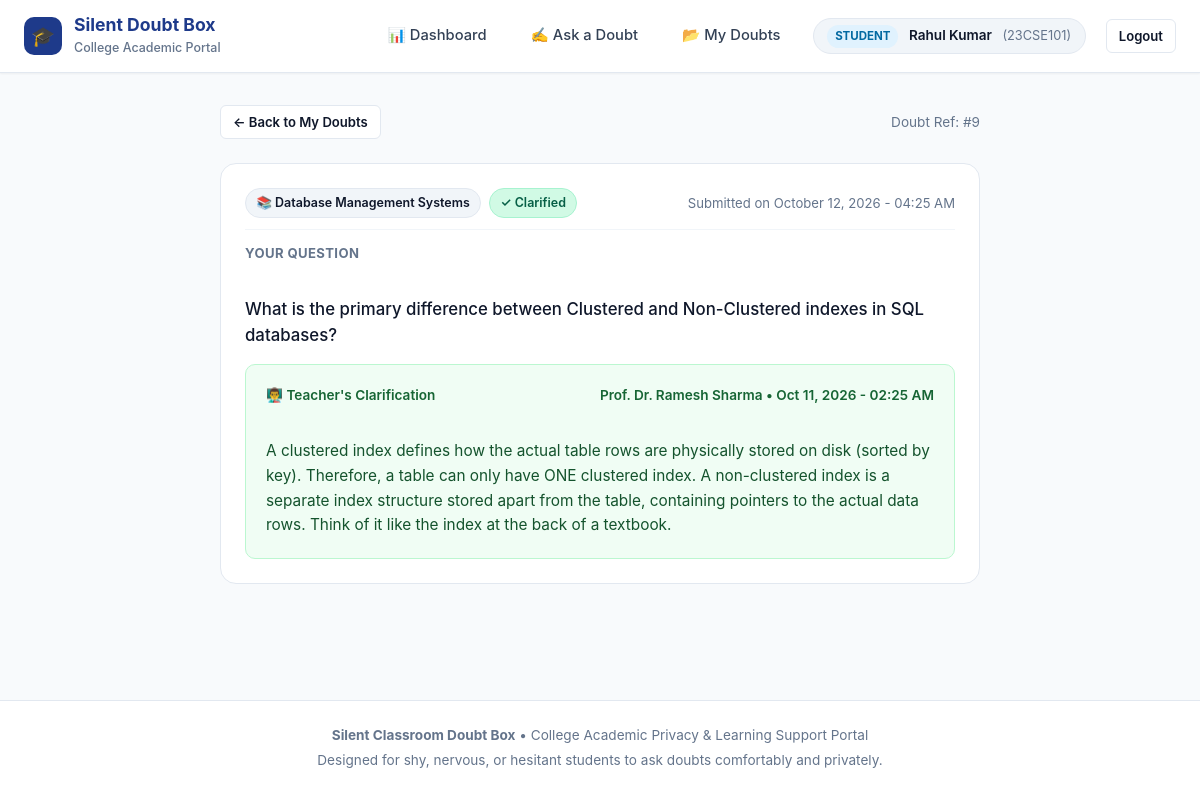
The page /student/doubt/9/ (signed in) on the database its author committed.
### core/models.py (models this page shows, shortened)
class User(AbstractUser):
    ROLE_CHOICES = (
        ('STUDENT', 'Student'),
        ('TEACHER', 'Teacher'),
    )
    role = models.CharField(max_length=10, choices=ROLE_CHOICES)
    name = models.CharField(max_length=150, help_text="Full Name of Student or Teacher")
    register_number = models.CharField(
        max_length=50,
        unique=True,
        null=True,
        blank=True,
        help_text="College Register Number (e.g., 23CSE101)"
    )
    teacher_id = models.CharField(
        max_length=50,
        unique=True,
        null=True,
        blank=True,
        help_text="Faculty / Teacher ID (e.g., T101)"
    )
    created_at = models.DateTimeField(auto_now_add=True)
    @property
    def is_student(self):
        return self.role == 'STUDENT'

class Doubt(models.Model):
    STATUS_CHOICES = (
        ('PENDING', 'Pending'),
        ('CLARIFIED', 'Clarified'),
    )
    student = models.ForeignKey(
        User,
        on_delete=models.CASCADE,
        related_name='submitted_doubts',
        limit_choices_to={'role': 'STUDENT'}
    )
    subject = models.ForeignKey(
        Subject,
        on_delete=models.CASCADE,
        related_name='doubts'
    )
    question = models.TextField(help_text="Student's private doubt/question")
    status = models.CharField(
        max_length=15,
        choices=STATUS_CHOICES,
        default='PENDING'
    )
    teacher_answer = models.TextField(blank=True, null=True, help_text="Answer submitted by the teacher")
    answered_by = models.ForeignKey(
        User,
        on_delete=models.SET_NULL,
        null=True,
        blank=True,
        related_name='clarified_doubts',
        limit_choices_to={'role': 'TEACHER'}
    )
    created_at = models.DateTimeField(auto_now_add=True)
    answered_at = models.DateTimeField(null=True, blank=True)
    class Meta:
        ordering = ['-created_at']
        verbose_name = 'Doubt'
        verbose_name_plural = 'Doubts'

class Subject(models.Model):
    name = models.CharField(max_length=120, unique=True)
    code = models.CharField(max_length=30, blank=True, null=True)
    description = models.TextField(blank=True, null=True)
    created_at = models.DateTimeField(auto_now_add=True)
    class Meta:
        ordering = ['name']
        verbose_name = 'Subject'
        verbose_name_plural = 'Subjects'

### core/views.py (the view)
# urls.py: path('student/doubt/<int:doubt_id>/', views.student_doubt_detail_view, name='student_doubt_detail'),
@student_required
def student_doubt_detail_view(request, doubt_id):
    doubt = get_object_or_404(Doubt, id=doubt_id)
    if doubt.student != request.user:
        raise PermissionDenied("Privacy Violation: You are not authorized to view another student's doubt.")
    context = {
        'doubt': doubt,
        'student': request.user,
    }
    return render(request, 'student/doubt_detail.html', context)

### templates/student/doubt_detail.html (shortened to what this page needs)
{% extends 'base.html' %}
{% block content %}
<div class="container-narrow">
  <div style="margin-bottom: 1.5rem; display: flex; align-items: center; justify-content: space-between;">
    <a href="{% url 'student_my_doubts' %}" class="btn btn-secondary btn-sm">
      &larr; Back to My Doubts
    </a>
    <span style="font-size: 0.85rem; color: var(--text-muted);">
      Doubt Ref: #{{ doubt.id }}
    </span>
  </div>
  <div class="doubt-card">
    <div class="doubt-card-meta">
      <div class="doubt-card-tags">
        <span class="badge badge-subject">📚 {{ doubt.subject.name }}</span>
        {% if doubt.status == 'CLARIFIED' %}
          <span class="badge badge-clarified">✓ Clarified</span>
        {% else %}
          <span class="badge badge-pending">⏳ Pending Review</span>
        {% endif %}
      </div>
      <div class="doubt-card-time">
        Submitted on {{ doubt.created_at|date:"F d, Y - h:i A" }}
      </div>
    </div>
    <div class="doubt-question-box">
      <div class="doubt-question-title">Your Question</div>
      <div class="doubt-question-text">
        {{ doubt.question }}
      </div>
    </div>
    {% if doubt.status == 'CLARIFIED' %}
      <div class="doubt-answer-box">
        <div class="doubt-answer-header">
          <span>👨‍🏫 Teacher's Clarification</span>
          <span>
            Prof. {{ doubt.answered_by.name }}
            {% if doubt.answered_at %}
              &bull; {{ doubt.answered_at|date:"M d, Y - h:i A" }}
            {% endif %}
          </span>
        </div>
        <div class="doubt-answer-text">
          {{ doubt.teacher_answer }}
        </div>
      </div>
    {% endif %}
  </div>
</div>
{% endblock %}

### templates/base.html (shortened to what this page needs)
{% load static %}
<!DOCTYPE html>
<html lang="en">
<head>
  <link rel="stylesheet" href="{% static 'css/style.css' %}">
</head>
<body>
  <div class="app-container">
    <header class="navbar">
      <div class="navbar-inner">
        <a href="{% url 'landing' %}" class="brand-link">
          <div class="brand-logo-icon">🎓</div>
          <div class="brand-text">
            <h1>Silent Doubt Box</h1>
            <span>College Academic Portal</span>
          </div>
        </a>
        <nav>
          <ul class="nav-links">
            {% if request.user.is_authenticated %}
              {% if request.user.is_student %}
                <li><a href="{% url 'student_dashboard' %}" class="nav-link {% if request.resolver_match.url_name == 'student_dashboard' %}active{% endif %}">📊 Dashboard</a></li>
                <li><a href="{% url 'ask_doubt' %}" class="nav-link {% if request.resolver_match.url_name == 'ask_doubt' %}active{% endif %}">✍️ Ask a Doubt</a></li>
                <li><a href="{% url 'student_my_doubts' %}" class="nav-link {% if request.resolver_match.url_name == 'student_my_doubts' %}active{% endif %}">📂 My Doubts</a></li>
                <li class="user-badge">
                  <span class="user-badge-role role-student">Student</span>
                  <span class="user-badge-name">{{ request.user.name }}</span>
                  <span class="user-badge-id">({{ request.user.register_number }})</span>
                </li>
                <li><a href="{% url 'logout' %}" class="btn btn-secondary btn-sm">Logout</a></li>
              {% endif %}
            {% else %}
              <li><a href="{% url 'landing' %}" class="nav-link">Home</a></li>
              <li><a href="{% url 'student_login' %}" class="btn btn-secondary btn-sm">Student Login</a></li>
              <li><a href="{% url 'teacher_login' %}" class="btn btn-primary btn-sm">Teacher Login</a></li>
            {% endif %}
          </ul>
        </nav>
      </div>
    </header>
    <main class="main-content">
      {% block content %}{% endblock %}
    </main>
    <footer class="footer">
      <div class="footer-inner">
        <p><strong>Silent Classroom Doubt Box</strong> &bull; College Academic Privacy &amp; Learning Support Portal</p>
        <p>Designed for shy, nervous, or hesitant students to ask doubts comfortably and privately.</p>
      </div>
    </footer>
  </div>
</body>
</html>

### rows shown on the page
User: user.name "Rahul Kumar", user.register_number "23CSE101"
Doubt: id "9", subject.name "Database Management Systems", created_at "October 12, 2026 - 04:25 AM", question "What is the primary difference between Clustered and Non-Clustered indexes in SQL databases?", answered_by.name "Dr. Ramesh Sharma", answered_at "Oct 11, 2026 - 02:25 AM", teacher_answer "A clustered index defines how the actual table rows are physically stored on disk (sorted by key). Therefore, a table can only have ONE clustered index. A non-clustered index is a separate index structure stored apart from the table, containing pointers to the actual data rows. Think of it like the index at the back of a textbook."
